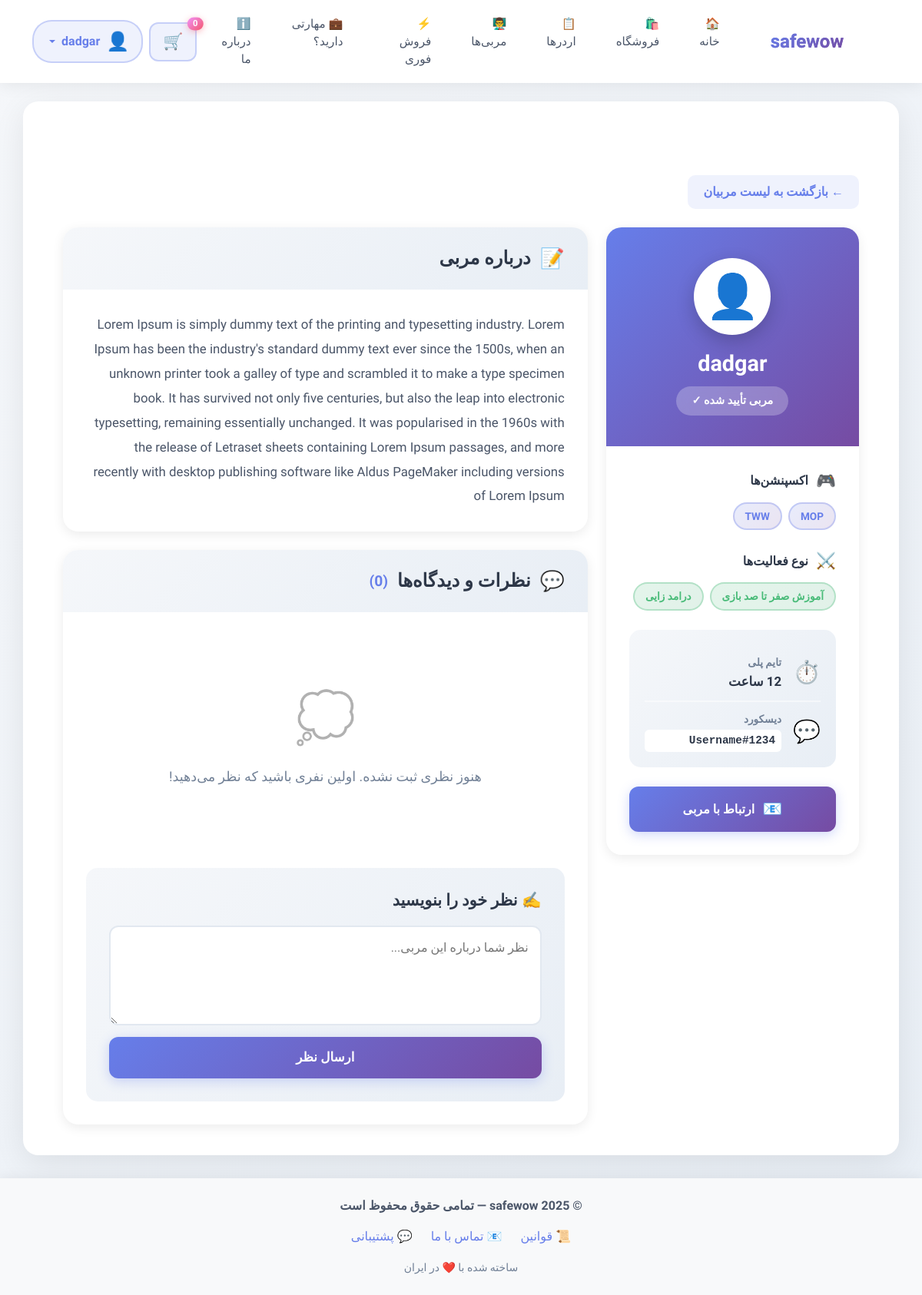
The page /coaches/dadgar (signed in) on the database its author committed.
### account/models.py (models this page shows, shortened)
class User(AbstractUser):
    email = models.EmailField('Email Address', unique=True)
    phone = models.CharField('Phone Number', max_length=15)
    discord_id = models.CharField('Discord ID', max_length=255)
    last_activation_email_sent = models.DateTimeField(null=True, blank=True)

### core/models.py (models this page shows, shortened)
class Coach(models.Model):
    user = models.OneToOneField(User, on_delete=models.CASCADE)
    expansions = models.ManyToManyField(Expansion)
    methods = models.ManyToManyField(Method)
    description = models.TextField()
    timeplay = models.PositiveIntegerField()
    enable = models.BooleanField(default=False)

class Expansion(models.Model):
    name = models.CharField(max_length=100, unique=True)

class Method(models.Model):
    name = models.CharField(max_length=100, unique=True)

### core/views.py (the view, shortened to what this page needs)
# urls.py: path("coaches/<user>", views.CoachDetailView.as_view(), name="coach_detail"),
@method_decorator(login_required, name="dispatch")
class CoachDetailView(View):
    def get(self, request, user):
        try:
            coach = models.Coach.objects.get(user__username=user)
            if coach.enable == False:
                messages.error(request,"مربی مورد نظر یافت نشد لطفا از میان لیست مربیان مربی خود را پیدا کنید")
                return redirect("core:coach_list")
        except models.Coach.DoesNotExist:
            messages.error(request, "مربی یافت نشد.")
            return redirect("core:coach_list")
        return render(request, "core/coahc_details.html", {
            "coach": coach
        })

### core/templates/core/coahc_details.html (shortened to what this page needs)
{% extends "base.html" %}
{% load static %}
{% block content %}
<div class="container mt-5 pt-4" dir="rtl">
    <div class="mb-4">
        <a href="{% url 'core:coach_list' %}" class="btn-back">
            ← بازگشت به لیست مربیان
        </a>
    </div>
    <div class="row g-4">
        <div class="col-lg-4">
            <div class="coach-sidebar">
                <div class="profile-header">
                    <div class="profile-avatar">
                        <span class="avatar-icon">👤</span>
                    </div>
                    <h3 class="profile-name">{{ coach.user.username }}</h3>
                    <div class="profile-badge">مربی تأیید شده ✓</div>
                </div>
                <div class="info-sections">
                    <div class="info-box">
                        <div class="info-box-header">
                            <span class="info-icon">🎮</span>
                            <span class="info-title">اکسپنشن‌ها</span>
                        </div>
                        <div class="tags-list">
                            {% for expansion in coach.expansions.all %}
                                <span class="tag tag-expansion">{{ expansion.name }}</span>
                            {% empty %}
                                <span class="tag tag-empty">ندارد</span>
                            {% endfor %}
                        </div>
                    </div>
                    <div class="info-box">
                        <div class="info-box-header">
                            <span class="info-icon">⚔️</span>
                            <span class="info-title">نوع فعالیت‌ها</span>
                        </div>
                        <div class="tags-list">
                            {% for method in coach.methods.all %}
                                <span class="tag tag-method">{{ method.name }}</span>
                            {% empty %}
                                <span class="tag tag-empty">ندارد</span>
                            {% endfor %}
                        </div>
                    </div>
                    <div class="stats-box">
                        <div class="stat-item">
                            <span class="stat-icon">⏱️</span>
                            <div class="stat-info">
                                <span class="stat-label">تایم پلی</span>
                                <span class="stat-value">{{ coach.timeplay }} ساعت</span>
                            </div>
                        </div>
                        {% if coach.user.discord_id %}
                            <div class="stat-item">
                                <span class="stat-icon">💬</span>
                                <div class="stat-info">
                                    <span class="stat-label">دیسکورد</span>
                                    <span class="stat-value discord-id">{{ coach.user.discord_id }}</span>
                                </div>
                            </div>
                        {% endif %}
                    </div>
                    <a href="mailto:{{ coach.user.email }}" class="btn-contact">
                        <span class="btn-icon">📧</span>
                        <span class="btn-text">ارتباط با مربی</span>
                    </a>
                </div>
            </div>
        </div>
        <div class="col-lg-8">
            <div class="content-card mb-4">
                <div class="content-header">
                    <h3 class="content-title">
                        <span class="title-icon">📝</span>
                        درباره مربی
                    </h3>
                </div>
                <div class="content-body">
                    <p class="description-text">{{ coach.description }}</p>
                </div>
            </div>
            <div class="content-card">
                <div class="content-header">
                    <h3 class="content-title">
                        <span class="title-icon">💬</span>
                        نظرات و دیدگاه‌ها
                        <span class="comments-count">({{ coach.comments.all|length }})</span>
                    </h3>
                </div>
                <div class="content-body">
                    <div class="comments-list">
                        {% for c in coach.comments.all %}
                            {% if c.enable %}
                                <div class="comment-item">
                                    <div class="comment-header">
                                        <div class="comment-user">
                                            <span class="user-avatar">👤</span>
                                            <span class="user-name">{{ c.user.username }}</span>
                                        </div>
                                        <span class="comment-date">{{ c.created_at|date:"Y/m/d H:i" }}</span>
                                    </div>
                                    <div class="comment-body">
                                        {{ c.text }}
                                    </div>
                                </div>
                            {% endif %}
                        {% empty %}
                            <div class="no-comments">
                                <span class="no-comments-icon">💭</span>
                                <p class="no-comments-text">هنوز نظری ثبت نشده. اولین نفری باشید که نظر می‌دهید!</p>
                            </div>
                        {% endfor %}
                    </div>
                    <div class="comment-form-section">
                        {% if user.is_authenticated %}
                            <div class="form-header">
                                <h4 class="form-title">✍️ نظر خود را بنویسید</h4>
                            </div>
                            <form method="post" class="comment-form">
                                <textarea name="text"
                                          class="comment-textarea"
                                          rows="4"
                                          placeholder="نظر شما درباره این مربی..."
                                          required></textarea>
                                <button type="submit" class="btn-submit-comment">
                                    ارسال نظر
                                </button>
                            </form>
                        {% endif %}
                    </div>
                </div>
            </div>
        </div>
    </div>
</div>
{% endblock %}

### templates/bits/header.html (shortened to what this page needs)
<nav class="navbar navbar-expand-lg navbar-light sticky-top">
    <div class="container">
        <a class="navbar-brand d-flex align-items-center" href="#">
            <span class="brand-icon me-2">🛡️</span>
            <span class="brand-text">safewow</span>
        </a>
        <div class="collapse navbar-collapse" id="mainNavbar">
            <ul class="navbar-nav mx-auto mb-2 mb-lg-0">
                <li class="nav-item">
                    <a class="nav-link px-3" href="{% url 'core:home' %}">🏠 خانه</a>
                </li>
                <li class="nav-item">
                    <a class="nav-link px-3" href="{% url 'shop:product_list' %}">🛍️ فروشگاه</a>
                </li>
                <li class="nav-item">
                    <a class="nav-link px-3" href="{% url 'core:orders' %}">📋 اردرها</a>
                </li>
                <li class="nav-item">
                    <a class="nav-link px-3" href="{% url 'core:coach_list' %}">👨‍🏫 مربی‌ها</a>
                </li>
                <li class="nav-item">
                    <a class="nav-link px-3" href="{% url 'core:fast_sell' %}">⚡ فروش فوری</a>
                </li>
                <li class="nav-item">
                    <a class="nav-link px-3" href="{% url 'core:coach_register' %}">💼 مهارتی دارید؟</a>
                </li>
                <li class="nav-item">
                    <a class="nav-link px-3" href="{% url 'core:about' %}">ℹ️ درباره ما</a>
                </li>
            </ul>
            <div class="d-flex align-items-center gap-2">
                <a href="{% url 'shop:cart_show' %}" class="btn btn-cart position-relative">
                    🛒
                    <span class="cart-badge position-absolute top-0 start-100 translate-middle badge rounded-pill">
                        <span id="cart-count">{{ request.session.cart|length }}</span>
                    </span>
                </a>
                {% if not request.user.is_authenticated %}
                    <a href="{% url 'login' %}" class="btn btn-gradient px-4">
                        ورود / ثبت‌نام
                    </a>
                {% else %}
                    <div class="dropdown">
                        <button class="btn btn-user dropdown-toggle d-flex align-items-center gap-2" data-bs-toggle="dropdown">
                            <span class="user-avatar">👤</span>
                            <span class="d-none d-md-inline">{{ request.user.username }}</span>
                        </button>
                    </div>
                {% endif %}
            </div>
        </div>
    </div>
</nav>

### templates/base.html (style rules this page uses)
* { font-family: 'Vazirmatn', sans-serif; }
body { background: linear-gradient(135deg, #f5f7fa 0%, #e8eef5 100%); min-height: 100vh; }
.navbar { background: rgba(255, 255, 255, 0.98) !important; backdrop-filter: blur(10px); box-shadow: 0 2px 15px rgba(0,0,0,0.06); }
.navbar-brand { font-weight: 700; font-size: 1.5rem; background: linear-gradient(135deg, #667eea 0%, #764ba2 100%); -webkit-background-clip: text; -webkit-text-fill-color: transparent; background-clip: text; }
.nav-link { font-weight: 500; color: #4a5568 !important; transition: all 0.3s ease; margin: 0 10px; }

### templates/bits/header.html (style rules this page uses)
.navbar { padding: 12px 0; background: rgba(255, 255, 255, 0.98) !important; backdrop-filter: blur(10px); box-shadow: 0 2px 20px rgba(0, 0, 0, 0.08); }
.brand-icon { font-size: 1.8rem; filter: drop-shadow(0 2px 4px rgba(102, 126, 234, 0.4)); animation: pulse 2s ease-in-out infinite; }
.brand-text { font-weight: 700; font-size: 1.5rem; background: linear-gradient(135deg, #667eea 0%, #764ba2 100%); -webkit-background-clip: text; -webkit-text-fill-color: transparent; background-clip: text; }
.nav-link { font-weight: 500; color: #4a5568 !important; transition: all 0.3s ease; border-radius: 12px; position: relative; font-size: 0.95rem; }
.btn-cart { background: rgba(102, 126, 234, 0.1); border: 2px solid rgba(102, 126, 234, 0.3); border-radius: 12px; padding: 8px 16px; font-size: 1.3rem; transition: all 0.3s ease; position: relative; }
.cart-badge { background: linear-gradient(135deg, #f093fb 0%, #f5576c 100%); color: white; font-size: 0.7rem; padding: 3px 7px; font-weight: 600; box-shadow: 0 2px 8px rgba(245, 87, 108, 0.4); }
.btn-user { background: rgba(102, 126, 234, 0.1); border: 2px solid rgba(102, 126, 234, 0.3); border-radius: 25px; padding: 8px 16px; font-weight: 600; color: #667eea !important; transition: all 0.3s ease; }
.user-avatar { font-size: 1.2rem; }

### rows shown on the page
User: user.username "dadgar"
Coach: user.username "dadgar", user.discord_id "Username#1234", description "Lorem Ipsum is simply dummy text of the printing and typesetting industry. Lorem Ipsum has been the industry's standard dummy text ever since the 1500s, when an unknown printer took a galley of type and scrambled it to make a type specimen book. It has survived not only five centuries, but also the leap into electronic typesetting, remaining essentially unchanged. It was popularised in the 1960s with the release of Letraset sheets containing Lorem Ipsum passages, and more recently with desktop publishing software like Aldus PageMaker including versions of Lorem Ipsum", comments.all|length "0"
Expansion: name "MOP"
Expansion: name "TWW"
Method: name "آموزش صفر تا صد بازی"
Method: name "درامد زایی"

### other values the page prints
{{ request.session.cart|length }} "0"
